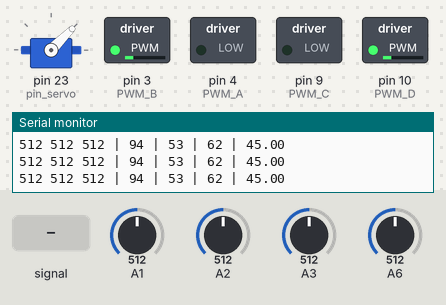
Bench run of a sketch on a simulated Arduino Mega 2560, built with avr-gcc and run on an emulated ATmega2560. Parts: servo, switched loads named in the sketch (green lamp = pin HIGH), the last lines printed to the serial monitor. The inputs (shaded band) are chosen by the test bench; at power-on: A1 = 512, A3 = 512, A6 = 512, A2 = 512. Pins used as bus, display or sensor lines are not drawn.

Above: at 1.2 s.
1.3 s: A6 fed a 200 Hz sine of ±81 counts around its level
4.3 s: A1 set to 485
At 5.36 s:
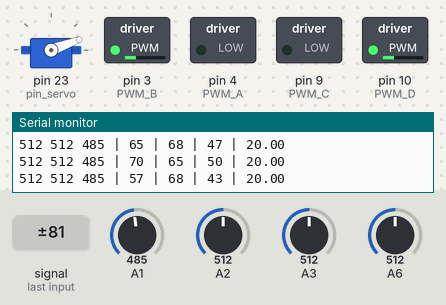
7.3 s: A1 set to 716
At 8.54 s:
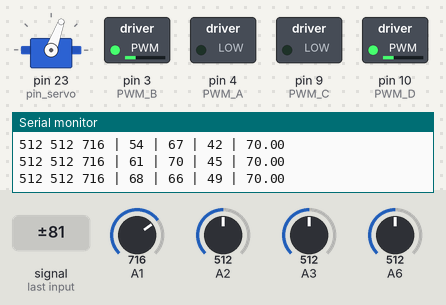
10.3 s: A3 set to 691
13.3 s: A3 set to 720
At 13.46 s:
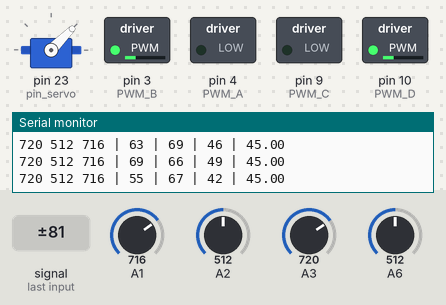
16.3 s: A6 set to 716
Timing chart, 0 to 19.3 s (numbered marks = the images above; inputs shaded):
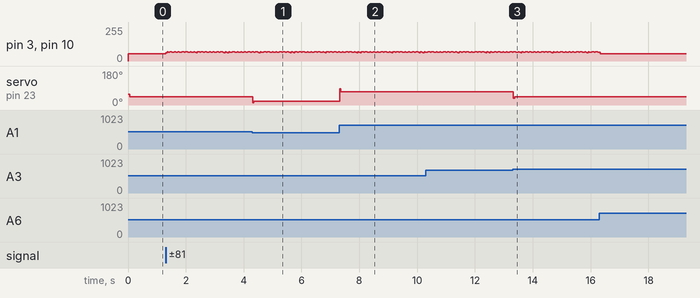

Measured:
- the behaviour switches between 502 and 501 on A1 (found by bisection; images 0 and 1)
- the behaviour switches between 705 and 706 on A3 (found by bisection; images 2 and 3)
- after the input at 4.3 s, servo on pin 23 (pin_servo): 45° → 20° at once
- after the input at 7.3 s, servo on pin 23 (pin_servo): 20° → 70° at once
- after the input at 13.3 s, servo on pin 23 (pin_servo): 70° → 45° at once

The sketch:

natcar_v1.5.ino
```cpp
#include <Servo.h>

Servo myservo;

/*defining the pins*/
int pin_AO = 22;
int pin_CLK = 20;
int pin_SI = 21;
int pin_servo = 23;
int pixels[128];
int pin_inductor1 = 19;
int pin_inductor2 = 18;
int pin_inductor3 = 17;
int PWM_A = 4;
int PWM_B = 3;
int PWM_C = 9;
int PWM_D = 10;

/*constants*/
const int THRESHHOLE = 1;
const int factor1 = 9;
const int factor2 = 9;
const int factor3 = 7;
//const int PWM_scale = 1;
const int servo_scale = 1;

//speeds
const int speed1 = 128;
const int speed2 = 96;
const int speed3 = 94;

//turn angles
const int turnAngle1 = 15;
const int turnAngle2 = 30;

//inductors
const int UPPER = 1;
const int LOWER = 10;

const int max_diff = 70;
int prev_inductor1 = 100;
int prev_inductor2 = 100;
int prev_inductor3 =100;
int prev_angle = 0;
int a2 = 0;
int a = 0;
void setup()
{
  pinMode(PWM_A, OUTPUT);
  pinMode(PWM_B, OUTPUT);
  pinMode(pin_CLK, OUTPUT);
  pinMode(pin_SI,OUTPUT);
  pinMode(pin_AO, INPUT);
  pinMode(pin_servo, OUTPUT);
  Serial.begin(9600);
  myservo.attach(pin_servo);
}

void InitializeSI()
{
  digitalWrite(pin_SI, HIGH);
  digitalWrite(pin_CLK, HIGH);
  digitalWrite(pin_SI, LOW);
  digitalWrite(pin_CLK, LOW);
}

void loop()
{
  //InitializeSI();
  //delay(200);
  InitializeSI();

  for(int i = 0; i < 128; i++)
  {
    digitalWrite(pin_CLK, HIGH);
    pixels[i] = analogRead(pin_AO);
    digitalWrite(pin_CLK, LOW);
  }

  int inductor1 = analogRead(pin_inductor1);
  int inductor2 = analogRead(pin_inductor2);
  int inductor3 = analogRead(pin_inductor3);

  int positionCamera = PosCam(pixels);

  /*if (abs(prev_inductor1-inductor1) > max_diff) inductor1=prev_inductor1;
  else prev_inductor1=inductor1;

  if (abs(prev_inductor2-inductor2) > max_diff) inductor2=prev_inductor2;
  else prev_inductor2=inductor2;

  if (abs(prev_inductor3-inductor3) > max_diff) inductor3=prev_inductor3;
  else prev_inductor3=inductor3;*/

  int positionAFE = PosAFE(inductor1, inductor2, inductor3);

  boolean lineDetected_Camera = lineDetectedCamera(positionCamera);
  boolean lineDetected_AFE = lineDetectedAFE(inductor1, inductor2, inductor3);


  prev_angle = a2;
  a2 = PosAFE(inductor1, inductor2, inductor3);

  a = CalculateAngle(positionCamera, a2, lineDetected_Camera, lineDetected_AFE);
  int s = CalculateSpeed(a, lineDetected_Camera, lineDetected_AFE);
  double PDAngle = a2 + 0.3 * (a2 - prev_angle); //D coefficients here!!!!!!


  //int angle = (0.5)*(positionCamera)+15;

  Serial.print(inductor1);
  Serial.print(" ");
  Serial.print(inductor2);
  Serial.print(" ");
  Serial.print(inductor3);
  /*Serial.print(" ");
  Serial.print("|");
  Serial.print(a);
  Serial.print("| cam pos: ");
  Serial.print(positionCamera);*/

 /*for(int i = 0; i < 128; i++)
 {
   Serial.print(pixels[i]/90);
   //Serial.print(" ");
 }*/

  Serial.print(" | ");
  Serial.print(positionCamera);
  Serial.print(" | ");
  Serial.print(s);
  Serial.print(" | ");
  Serial.print(a);
  Serial.print(" | ");
  Serial.print(PDAngle);

  Serial.print("\n");
  MotorControl(s);
  ServoControl(PDAngle);

  delay(25);
}

int PosCam(int* pixels)
{
  int head, tail, midpoint;
  int maxDiff = 0;
  int minDiff = 0;
  int a1 = 0;
  int a2 = 0;
  int b1 = 0;
  int b2 = 0;
  for(int i = 1; i < 126; i++)
  {
    int diff = pixels[i+1]-pixels[i];
    if(diff >= maxDiff)
    {
      head = i;
      maxDiff = diff;
      a1 = pixels[i];
      a2 = pixels[i+1];
    }
    if (diff < minDiff)
    {
      tail = i;
      minDiff = diff;
      b1 = pixels[i];
      b2 = pixels[i+1];
    }
  }
  midpoint = (head + tail)/2;

  //if(((a2-a1)/a1) >= 1 && ((b1-b2)/b2) >= 1) return midpoint;
  //else return -1;
  if(pixels[midpoint] < 250) return -1;
  else return midpoint;
}

int PosAFE(int left, int center, int right)//Mi's angle //proportional coeffecients here!!!!!!!!!!!!!!!!!!!!!!!!!!!!!!!!!!!!!
 {//max turning angle 25 degrees, aka 20 to 70
   int angle = 45;
   int minangle = 20; int maxangle = 70;
   if((center > left) && (center > right))
   {
     if (center > 150) {angle = 45;}
     else if (left > right)
       {
         angle = 45 - (250/ center);
         angle = (angle < minangle)? minangle:angle;
       }
     else
       {
         angle = 45 + (250/ center);
         angle = (angle > maxangle)? maxangle:angle;
       }
   }
   else if (left > right+10) {angle = minangle;}
   else if (right > left+10) {angle = maxangle;}
   return angle;
 }

boolean lineDetectedCamera(int positionCamera)
{
  if(positionCamera > 0) return true;
  else return false;
}


boolean lineDetectedAFE(int left, int center, int right)
{
  if((left < LOWER) && (center < LOWER) && (right < LOWER)) return false;
  else return true;
}

void MotorControl(int s)
{
  analogWrite(PWM_A, 0);
  analogWrite(PWM_B, s);
  analogWrite(PWM_C, 0);
  analogWrite(PWM_D, s);
}

void ServoControl(int angle)
{
  myservo.write(angle);
}

int CalculateSpeed(int angle, boolean lineDetectedCamera, boolean lineDetectedAFE)
{
  if(lineDetectedCamera==false && lineDetectedAFE==false)
  {
    return 0;
  }
  else
  {
    return 70-abs(45-angle);
  }

}

//int Mispeed (int

int CalculateAngle(int PosCam, int PDAngle, boolean lineDetectedCamera, boolean lineDetectedAFE)
{
  int angle = 45;
  if(lineDetectedCamera==true)
  {
      angle=(0.5)*(PosCam)+15;
  }
  else if((lineDetectedAFE==true) && (lineDetectedCamera==false))
  {
      angle=PDAngle;
  }

  return angle;
}
```
